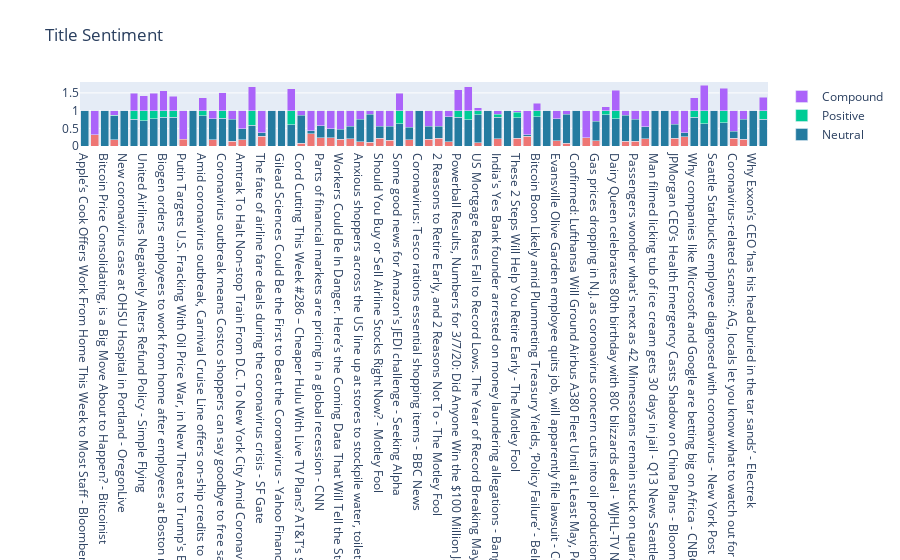

Here is the notebook cell this chart was saved with:
### Markdown cell above
**Plot Title Sentiment Score**

### Code cell
def graph_sentiment(text, score, graph_title):
    x = text
    y = [d.get('neg') for d in score]
    y1 = [d.get('neu') for d in score]
    y2 = [d.get('pos') for d in score]
    y3 = [d.get('compound') for d in score]

    fig = go.Figure(go.Bar(x=x, y=y, name='Negative', marker_color='#EE7674'))
    fig.add_trace(go.Bar(x=x, y=y1, name='Neutral', marker_color='#247BA0'))
    fig.add_trace(go.Bar(x=x, y=y2, name='Positive'))
    fig.add_trace(go.Bar(x=x, y=y3, name='Compound'))

    fig.update_layout(barmode='stack', title=graph_title)
    fig.show()


graph_sentiment(news_df['title'], news_df['title_score'], 'Title Sentiment')

### Figure 1 — Plotly figure (JSON) as saved in the notebook; plotly's stock layout.template omitted (floating-point values rounded to 4 significant figures)
{"data": [{"marker": {"color": "#EE7674"}, "name": "Negative", "type": "bar", "x": ["Apple’s Cook Offers Work From Home This Week to Most Staff - Bloomberg", "Investor fears rise over recession, bear market as coronavirus spreads in U.S. - Reuters", "Bitcoin Price Consolidating, is a Big Move About to Happen? - Bitcoinist", "Family accidentally orders 12 years' worth of toilet paper - Fox News", "New coronavirus case at OHSU Hospital in Portland - OregonLive", "Hand sanitizer and coronavirus: Not all of it will work - Mashable", "United Airlines Negatively Alters Refund Policy - Simple Flying", "Publix limiting customers on purchases of hand soaps, sanitizers and more - WPTV.com", "Biogen orders employees to work from home after employees at Boston meeting test positive for coronavirus - MarketWatch", "How Is the U.S. Economy Doing? Ways to Give the Economy a Boost. - Barron's", "Putin Targets U.S. Fracking With Oil Price War, in New Threat to Trump's Election-Year Economy - Newsweek", "Brian Stelter examines media coverage of coronavirus - CNN", "Amid coronavirus outbreak, Carnival Cruise Line offers on-ship credits to passengers who don't reschedule - Fox News", "Coronavirus fears shouldn't stop you from adding to your investment portfolio - USA TODAY", "Coronavirus outbreak means Costco shoppers can say goodbye to free samples - Fox Business", "Cancel Culture - How coronavirus is affecting the arts scene in Israel - The Jerusalem Post", "Amtrak To Halt Non-stop Train From D.C. To New York City Amid Coronavirus Panic - The Daily Wire", "Please Don't Try to Make Hand Sanitizer Using Vodka - Lifehacker", "The fate of airline fare deals during the coronavirus crisis - SF Gate", "Police order crowded Art Van Furniture store to close early: ‘We could come close to a riot’ - MLive.com", "Gilead Sciences Could Be the First to Beat the Coronavirus - Yahoo Finance", "Napping – You snooze, you win! - CBS News", "Cord Cutting This Week #286 – Cheaper Hulu With Live TV Plans? AT&T’s $15 TV Service, & More - Cord Cutters News, LLC", "The eurozone is too complacent about the coronavirus threat - Financial Times", "Parts of financial markets are pricing in a global recession - CNN", "'Talk ourselves into a recession': Bank in coronavirus hotspot has doubts over Fed rate cut - Yahoo Finance", "Workers Could Be In Danger. Here’s the Coming Data That Will Tell the Story. - Barron's", "The Must-See CBD Quote From the Head of the FDA - Motley Fool", "Anxious shoppers across the US line up at stores to stockpile water, toilet paper - Daily Mail", "Experts warn EPA making 'secret science' rule more restrictive | TheHill - The Hill", "Should You Buy or Sell Airline Stocks Right Now? - Motley Fool", "In the Wake of Coronavirus, Should You Be Buying or Selling Stocks Right Now? - Motley Fool", "Some good news for Amazon's JEDI challenge - Seeking Alpha", "Computer systems at UK and UK HealthCare hobbled by massive, month-long cyber attack - Lexington Herald Leader", "Coronavirus: Tesco rations essential shopping items - BBC News", "Warren Buffett's Advice on How Investors Should Respond to a Super-Contagious Disease - Motley Fool", "2 Reasons to Retire Early, and 2 Reasons Not To - The Motley Fool", "Hawaii travel industry offers deals to offset impact of coronavirus anxiety - Honolulu Star-Advertiser", "Powerball Results, Numbers for 3/7/20: Did Anyone Win the $100 Million Jackpot on Saturday (Last) Night? - Newsweek", "Tesla Giga Berlin in stunning 3D render is a sneak peek of Elon Musk’s grand plans in Germany - Teslarati", "US Mortgage Rates Fall to Record Lows. The Year of Record Breaking May Well Continue - Yahoo Finance", "Lieutenant Dan the two-legged hound is competing to be the next Cadbury Bunny - CNN", "India's Yes Bank founder arrested on money laundering allegations - Bangkok Post", "Weighing The Week Ahead: Why The Right Time Frame Is Crucial - Seeking Alpha", "These 2 Steps Will Help You Retire Early - The Motley Fool", "EXCLUSIVE: CT woman worries her grandmother with congestive heart failure aboard cruise ship with 21 cases of coronavirus is vulnerable to virus - WTNH.com", "Bitcoin Boon Likely amid Plummeting Treasury Yields, ‘Policy Failure’ - BeInCrypto", "John Catsimatidis wants to build paper bag factory in upstate New York - New York Post ", "Evansville Olive Garden employee quits job, will apparently file lawsuit - Courier & Press", "Big Tech Will Pay Its Hourly Workers Even as Full-Time Staff Stays Home During Coronavirus Outbreak - Gizmodo", "Confirmed: Lufthansa Will Ground Airbus A380 Fleet Until at Least May, Possibly Extended into June - Paddle Your Own Kanoo", "China exports plunge, but worst likely still to come - Seeking Alpha", "Gas prices dropping in N.J. as coronavirus concern cuts into oil production - NJ.com", "Blue Cross Blue Shield expands coverage for COVID-19 screening tests - KARE11.com", "Dairy Queen celebrates 80th birthday with 80¢ blizzards deal - WJHL-TV News Channel 11", "Wegmans limiting purchase of cleaning essentials due to high demand - WTVD-TV", "Passengers wonder what's next as 42 Minnesotans remain stuck on quarantined cruise ship - FOX 9", "Long Beach: Carnival cruise ship's disembarkation suspended due to passenger's 'medical matter' - KABC-TV", "Man filmed licking tub of ice cream gets 30 days in jail - Q13 News Seattle", "See the high school girls basketball regional brackets - MLive.com", "JPMorgan CEO’s Health Emergency Casts Shadow on China Plans - Bloomberg", "Here are Friday’s worst stock-market performers as oil takes the market down - MarketWatch", "Why companies like Microsoft and Google are betting big on Africa - CNBC", "SBI readies Rs 10,000-crore warchest to rescue Yes Bank - The Tribune India", "Seattle Starbucks employee diagnosed with coronavirus - New York Post ", "The 4 Best Barbecue Spots In Irvine - CBS Los Angeles", "Coronavirus-related scams: AG, locals let you know what to watch out for - The Daily Courier", "Amazon plans to prosecute sellers for price gouging during coronavirus outbreak - CNET", "Why Exxon’s CEO ‘has his head buried in the tar sands’ - Electrek", "Does Credit Card Travel Insurance Cover Coronavirus Cancellations? - Lifehacker"], "y": [0, 0.337, 0, 0.18, 0, 0, 0, 0, 0, 0, 0.343, 0, 0, 0.178, 0, 0.133, 0.171, 0, 0.272, 0, 0, 0, 0.073, 0.343, 0.237, 0.235, 0.195, 0.209, 0.118, 0.113, 0.225, 0.162, 0, 0.171, 0, 0.195, 0.225, 0.124, 0, 0, 0.095, 0, 0.209, 0, 0.213, 0.273, 0, 0, 0.147, 0.08, 0, 0.361, 0.155, 0, 0, 0.13, 0.133, 0.204, 0, 0, 0.224, 0.255, 0, 0, 0, 0, 0.213, 0.188, 0, 0]}, {"marker": {"color": "#247BA0"}, "name": "Neutral", "type": "bar", "x": ["Apple’s Cook Offers Work From Home This Week to Most Staff - Bloomberg", "Investor fears rise over recession, bear market as coronavirus spreads in U.S. - Reuters", "Bitcoin Price Consolidating, is a Big Move About to Happen? - Bitcoinist", "Family accidentally orders 12 years' worth of toilet paper - Fox News", "New coronavirus case at OHSU Hospital in Portland - OregonLive", "Hand sanitizer and coronavirus: Not all of it will work - Mashable", "United Airlines Negatively Alters Refund Policy - Simple Flying", "Publix limiting customers on purchases of hand soaps, sanitizers and more - WPTV.com", "Biogen orders employees to work from home after employees at Boston meeting test positive for coronavirus - MarketWatch", "How Is the U.S. Economy Doing? Ways to Give the Economy a Boost. - Barron's", "Putin Targets U.S. Fracking With Oil Price War, in New Threat to Trump's Election-Year Economy - Newsweek", "Brian Stelter examines media coverage of coronavirus - CNN", "Amid coronavirus outbreak, Carnival Cruise Line offers on-ship credits to passengers who don't reschedule - Fox News", "Coronavirus fears shouldn't stop you from adding to your investment portfolio - USA TODAY", "Coronavirus outbreak means Costco shoppers can say goodbye to free samples - Fox Business", "Cancel Culture - How coronavirus is affecting the arts scene in Israel - The Jerusalem Post", "Amtrak To Halt Non-stop Train From D.C. To New York City Amid Coronavirus Panic - The Daily Wire", "Please Don't Try to Make Hand Sanitizer Using Vodka - Lifehacker", "The fate of airline fare deals during the coronavirus crisis - SF Gate", "Police order crowded Art Van Furniture store to close early: ‘We could come close to a riot’ - MLive.com", "Gilead Sciences Could Be the First to Beat the Coronavirus - Yahoo Finance", "Napping – You snooze, you win! - CBS News", "Cord Cutting This Week #286 – Cheaper Hulu With Live TV Plans? AT&T’s $15 TV Service, & More - Cord Cutters News, LLC", "The eurozone is too complacent about the coronavirus threat - Financial Times", "Parts of financial markets are pricing in a global recession - CNN", "'Talk ourselves into a recession': Bank in coronavirus hotspot has doubts over Fed rate cut - Yahoo Finance", "Workers Could Be In Danger. Here’s the Coming Data That Will Tell the Story. - Barron's", "The Must-See CBD Quote From the Head of the FDA - Motley Fool", "Anxious shoppers across the US line up at stores to stockpile water, toilet paper - Daily Mail", "Experts warn EPA making 'secret science' rule more restrictive | TheHill - The Hill", "Should You Buy or Sell Airline Stocks Right Now? - Motley Fool", "In the Wake of Coronavirus, Should You Be Buying or Selling Stocks Right Now? - Motley Fool", "Some good news for Amazon's JEDI challenge - Seeking Alpha", "Computer systems at UK and UK HealthCare hobbled by massive, month-long cyber attack - Lexington Herald Leader", "Coronavirus: Tesco rations essential shopping items - BBC News", "Warren Buffett's Advice on How Investors Should Respond to a Super-Contagious Disease - Motley Fool", "2 Reasons to Retire Early, and 2 Reasons Not To - The Motley Fool", "Hawaii travel industry offers deals to offset impact of coronavirus anxiety - Honolulu Star-Advertiser", "Powerball Results, Numbers for 3/7/20: Did Anyone Win the $100 Million Jackpot on Saturday (Last) Night? - Newsweek", "Tesla Giga Berlin in stunning 3D render is a sneak peek of Elon Musk’s grand plans in Germany - Teslarati", "US Mortgage Rates Fall to Record Lows. The Year of Record Breaking May Well Continue - Yahoo Finance", "Lieutenant Dan the two-legged hound is competing to be the next Cadbury Bunny - CNN", "India's Yes Bank founder arrested on money laundering allegations - Bangkok Post", "Weighing The Week Ahead: Why The Right Time Frame Is Crucial - Seeking Alpha", "These 2 Steps Will Help You Retire Early - The Motley Fool", "EXCLUSIVE: CT woman worries her grandmother with congestive heart failure aboard cruise ship with 21 cases of coronavirus is vulnerable to virus - WTNH.com", "Bitcoin Boon Likely amid Plummeting Treasury Yields, ‘Policy Failure’ - BeInCrypto", "John Catsimatidis wants to build paper bag factory in upstate New York - New York Post ", "Evansville Olive Garden employee quits job, will apparently file lawsuit - Courier & Press", "Big Tech Will Pay Its Hourly Workers Even as Full-Time Staff Stays Home During Coronavirus Outbreak - Gizmodo", "Confirmed: Lufthansa Will Ground Airbus A380 Fleet Until at Least May, Possibly Extended into June - Paddle Your Own Kanoo", "China exports plunge, but worst likely still to come - Seeking Alpha", "Gas prices dropping in N.J. as coronavirus concern cuts into oil production - NJ.com", "Blue Cross Blue Shield expands coverage for COVID-19 screening tests - KARE11.com", "Dairy Queen celebrates 80th birthday with 80¢ blizzards deal - WJHL-TV News Channel 11", "Wegmans limiting purchase of cleaning essentials due to high demand - WTVD-TV", "Passengers wonder what's next as 42 Minnesotans remain stuck on quarantined cruise ship - FOX 9", "Long Beach: Carnival cruise ship's disembarkation suspended due to passenger's 'medical matter' - KABC-TV", "Man filmed licking tub of ice cream gets 30 days in jail - Q13 News Seattle", "See the high school girls basketball regional brackets - MLive.com", "JPMorgan CEO’s Health Emergency Casts Shadow on China Plans - Bloomberg", "Here are Friday’s worst stock-market performers as oil takes the market down - MarketWatch", "Why companies like Microsoft and Google are betting big on Africa - CNBC", "SBI readies Rs 10,000-crore warchest to rescue Yes Bank - The Tribune India", "Seattle Starbucks employee diagnosed with coronavirus - New York Post ", "The 4 Best Barbecue Spots In Irvine - CBS Los Angeles", "Coronavirus-related scams: AG, locals let you know what to watch out for - The Daily Courier", "Amazon plans to prosecute sellers for price gouging during coronavirus outbreak - CNET", "Why Exxon’s CEO ‘has his head buried in the tar sands’ - Electrek", "Does Credit Card Travel Insurance Cover Coronavirus Cancellations? - Lifehacker"], "y": [1, 0.663, 1, 0.677, 1, 0.758, 0.714, 0.775, 0.816, 0.816, 0.657, 1, 0.857, 0.701, 0.784, 0.867, 0.829, 0.593, 0.728, 1, 1, 0.595, 0.927, 0.657, 0.763, 0.765, 0.805, 0.791, 0.882, 0.887, 0.775, 0.838, 0.625, 0.829, 1, 0.805, 0.775, 0.876, 0.808, 0.741, 0.794, 1, 0.608, 1, 0.588, 0.614, 0.833, 1, 0.853, 0.92, 1, 0.639, 0.845, 0.877, 0.764, 0.87, 0.867, 0.724, 1, 1, 0.776, 0.745, 0.815, 0.625, 1, 0.656, 0.787, 0.694, 1, 0.755]}, {"name": "Positive", "type": "bar", "x": ["Apple’s Cook Offers Work From Home This Week to Most Staff - Bloomberg", "Investor fears rise over recession, bear market as coronavirus spreads in U.S. - Reuters", "Bitcoin Price Consolidating, is a Big Move About to Happen? - Bitcoinist", "Family accidentally orders 12 years' worth of toilet paper - Fox News", "New coronavirus case at OHSU Hospital in Portland - OregonLive", "Hand sanitizer and coronavirus: Not all of it will work - Mashable", "United Airlines Negatively Alters Refund Policy - Simple Flying", "Publix limiting customers on purchases of hand soaps, sanitizers and more - WPTV.com", "Biogen orders employees to work from home after employees at Boston meeting test positive for coronavirus - MarketWatch", "How Is the U.S. Economy Doing? Ways to Give the Economy a Boost. - Barron's", "Putin Targets U.S. Fracking With Oil Price War, in New Threat to Trump's Election-Year Economy - Newsweek", "Brian Stelter examines media coverage of coronavirus - CNN", "Amid coronavirus outbreak, Carnival Cruise Line offers on-ship credits to passengers who don't reschedule - Fox News", "Coronavirus fears shouldn't stop you from adding to your investment portfolio - USA TODAY", "Coronavirus outbreak means Costco shoppers can say goodbye to free samples - Fox Business", "Cancel Culture - How coronavirus is affecting the arts scene in Israel - The Jerusalem Post", "Amtrak To Halt Non-stop Train From D.C. To New York City Amid Coronavirus Panic - The Daily Wire", "Please Don't Try to Make Hand Sanitizer Using Vodka - Lifehacker", "The fate of airline fare deals during the coronavirus crisis - SF Gate", "Police order crowded Art Van Furniture store to close early: ‘We could come close to a riot’ - MLive.com", "Gilead Sciences Could Be the First to Beat the Coronavirus - Yahoo Finance", "Napping – You snooze, you win! - CBS News", "Cord Cutting This Week #286 – Cheaper Hulu With Live TV Plans? AT&T’s $15 TV Service, & More - Cord Cutters News, LLC", "The eurozone is too complacent about the coronavirus threat - Financial Times", "Parts of financial markets are pricing in a global recession - CNN", "'Talk ourselves into a recession': Bank in coronavirus hotspot has doubts over Fed rate cut - Yahoo Finance", "Workers Could Be In Danger. Here’s the Coming Data That Will Tell the Story. - Barron's", "The Must-See CBD Quote From the Head of the FDA - Motley Fool", "Anxious shoppers across the US line up at stores to stockpile water, toilet paper - Daily Mail", "Experts warn EPA making 'secret science' rule more restrictive | TheHill - The Hill", "Should You Buy or Sell Airline Stocks Right Now? - Motley Fool", "In the Wake of Coronavirus, Should You Be Buying or Selling Stocks Right Now? - Motley Fool", "Some good news for Amazon's JEDI challenge - Seeking Alpha", "Computer systems at UK and UK HealthCare hobbled by massive, month-long cyber attack - Lexington Herald Leader", "Coronavirus: Tesco rations essential shopping items - BBC News", "Warren Buffett's Advice on How Investors Should Respond to a Super-Contagious Disease - Motley Fool", "2 Reasons to Retire Early, and 2 Reasons Not To - The Motley Fool", "Hawaii travel industry offers deals to offset impact of coronavirus anxiety - Honolulu Star-Advertiser", "Powerball Results, Numbers for 3/7/20: Did Anyone Win the $100 Million Jackpot on Saturday (Last) Night? - Newsweek", "Tesla Giga Berlin in stunning 3D render is a sneak peek of Elon Musk’s grand plans in Germany - Teslarati", "US Mortgage Rates Fall to Record Lows. The Year of Record Breaking May Well Continue - Yahoo Finance", "Lieutenant Dan the two-legged hound is competing to be the next Cadbury Bunny - CNN", "India's Yes Bank founder arrested on money laundering allegations - Bangkok Post", "Weighing The Week Ahead: Why The Right Time Frame Is Crucial - Seeking Alpha", "These 2 Steps Will Help You Retire Early - The Motley Fool", "EXCLUSIVE: CT woman worries her grandmother with congestive heart failure aboard cruise ship with 21 cases of coronavirus is vulnerable to virus - WTNH.com", "Bitcoin Boon Likely amid Plummeting Treasury Yields, ‘Policy Failure’ - BeInCrypto", "John Catsimatidis wants to build paper bag factory in upstate New York - New York Post ", "Evansville Olive Garden employee quits job, will apparently file lawsuit - Courier & Press", "Big Tech Will Pay Its Hourly Workers Even as Full-Time Staff Stays Home During Coronavirus Outbreak - Gizmodo", "Confirmed: Lufthansa Will Ground Airbus A380 Fleet Until at Least May, Possibly Extended into June - Paddle Your Own Kanoo", "China exports plunge, but worst likely still to come - Seeking Alpha", "Gas prices dropping in N.J. as coronavirus concern cuts into oil production - NJ.com", "Blue Cross Blue Shield expands coverage for COVID-19 screening tests - KARE11.com", "Dairy Queen celebrates 80th birthday with 80¢ blizzards deal - WJHL-TV News Channel 11", "Wegmans limiting purchase of cleaning essentials due to high demand - WTVD-TV", "Passengers wonder what's next as 42 Minnesotans remain stuck on quarantined cruise ship - FOX 9", "Long Beach: Carnival cruise ship's disembarkation suspended due to passenger's 'medical matter' - KABC-TV", "Man filmed licking tub of ice cream gets 30 days in jail - Q13 News Seattle", "See the high school girls basketball regional brackets - MLive.com", "JPMorgan CEO’s Health Emergency Casts Shadow on China Plans - Bloomberg", "Here are Friday’s worst stock-market performers as oil takes the market down - MarketWatch", "Why companies like Microsoft and Google are betting big on Africa - CNBC", "SBI readies Rs 10,000-crore warchest to rescue Yes Bank - The Tribune India", "Seattle Starbucks employee diagnosed with coronavirus - New York Post ", "The 4 Best Barbecue Spots In Irvine - CBS Los Angeles", "Coronavirus-related scams: AG, locals let you know what to watch out for - The Daily Courier", "Amazon plans to prosecute sellers for price gouging during coronavirus outbreak - CNET", "Why Exxon’s CEO ‘has his head buried in the tar sands’ - Electrek", "Does Credit Card Travel Insurance Cover Coronavirus Cancellations? - Lifehacker"], "y": [0, 0, 0, 0.143, 0, 0.242, 0.286, 0.225, 0.184, 0.184, 0, 0, 0.143, 0.12, 0.216, 0, 0, 0.407, 0, 0, 0, 0.405, 0, 0, 0, 0, 0, 0, 0, 0, 0, 0, 0.375, 0, 0, 0, 0, 0, 0.192, 0.259, 0.111, 0, 0.182, 0, 0.199, 0.114, 0.167, 0, 0, 0, 0, 0, 0, 0.123, 0.236, 0, 0, 0.072, 0, 0, 0, 0, 0.185, 0.375, 0, 0.344, 0, 0.118, 0, 0.245]}, {"name": "Compound", "type": "bar", "x": ["Apple’s Cook Offers Work From Home This Week to Most Staff - Bloomberg", "Investor fears rise over recession, bear market as coronavirus spreads in U.S. - Reuters", "Bitcoin Price Consolidating, is a Big Move About to Happen? - Bitcoinist", "Family accidentally orders 12 years' worth of toilet paper - Fox News", "New coronavirus case at OHSU Hospital in Portland - OregonLive", "Hand sanitizer and coronavirus: Not all of it will work - Mashable", "United Airlines Negatively Alters Refund Policy - Simple Flying", "Publix limiting customers on purchases of hand soaps, sanitizers and more - WPTV.com", "Biogen orders employees to work from home after employees at Boston meeting test positive for coronavirus - MarketWatch", "How Is the U.S. Economy Doing? Ways to Give the Economy a Boost. - Barron's", "Putin Targets U.S. Fracking With Oil Price War, in New Threat to Trump's Election-Year Economy - Newsweek", "Brian Stelter examines media coverage of coronavirus - CNN", "Amid coronavirus outbreak, Carnival Cruise Line offers on-ship credits to passengers who don't reschedule - Fox News", "Coronavirus fears shouldn't stop you from adding to your investment portfolio - USA TODAY", "Coronavirus outbreak means Costco shoppers can say goodbye to free samples - Fox Business", "Cancel Culture - How coronavirus is affecting the arts scene in Israel - The Jerusalem Post", "Amtrak To Halt Non-stop Train From D.C. To New York City Amid Coronavirus Panic - The Daily Wire", "Please Don't Try to Make Hand Sanitizer Using Vodka - Lifehacker", "The fate of airline fare deals during the coronavirus crisis - SF Gate", "Police order crowded Art Van Furniture store to close early: ‘We could come close to a riot’ - MLive.com", "Gilead Sciences Could Be the First to Beat the Coronavirus - Yahoo Finance", "Napping – You snooze, you win! - CBS News", "Cord Cutting This Week #286 – Cheaper Hulu With Live TV Plans? AT&T’s $15 TV Service, & More - Cord Cutters News, LLC", "The eurozone is too complacent about the coronavirus threat - Financial Times", "Parts of financial markets are pricing in a global recession - CNN", "'Talk ourselves into a recession': Bank in coronavirus hotspot has doubts over Fed rate cut - Yahoo Finance", "Workers Could Be In Danger. Here’s the Coming Data That Will Tell the Story. - Barron's", "The Must-See CBD Quote From the Head of the FDA - Motley Fool", "Anxious shoppers across the US line up at stores to stockpile water, toilet paper - Daily Mail", "Experts warn EPA making 'secret science' rule more restrictive | TheHill - The Hill", "Should You Buy or Sell Airline Stocks Right Now? - Motley Fool", "In the Wake of Coronavirus, Should You Be Buying or Selling Stocks Right Now? - Motley Fool", "Some good news for Amazon's JEDI challenge - Seeking Alpha", "Computer systems at UK and UK HealthCare hobbled by massive, month-long cyber attack - Lexington Herald Leader", "Coronavirus: Tesco rations essential shopping items - BBC News", "Warren Buffett's Advice on How Investors Should Respond to a Super-Contagious Disease - Motley Fool", "2 Reasons to Retire Early, and 2 Reasons Not To - The Motley Fool", "Hawaii travel industry offers deals to offset impact of coronavirus anxiety - Honolulu Star-Advertiser", "Powerball Results, Numbers for 3/7/20: Did Anyone Win the $100 Million Jackpot on Saturday (Last) Night? - Newsweek", "Tesla Giga Berlin in stunning 3D render is a sneak peek of Elon Musk’s grand plans in Germany - Teslarati", "US Mortgage Rates Fall to Record Lows. The Year of Record Breaking May Well Continue - Yahoo Finance", "Lieutenant Dan the two-legged hound is competing to be the next Cadbury Bunny - CNN", "India's Yes Bank founder arrested on money laundering allegations - Bangkok Post", "Weighing The Week Ahead: Why The Right Time Frame Is Crucial - Seeking Alpha", "These 2 Steps Will Help You Retire Early - The Motley Fool", "EXCLUSIVE: CT woman worries her grandmother with congestive heart failure aboard cruise ship with 21 cases of coronavirus is vulnerable to virus - WTNH.com", "Bitcoin Boon Likely amid Plummeting Treasury Yields, ‘Policy Failure’ - BeInCrypto", "John Catsimatidis wants to build paper bag factory in upstate New York - New York Post ", "Evansville Olive Garden employee quits job, will apparently file lawsuit - Courier & Press", "Big Tech Will Pay Its Hourly Workers Even as Full-Time Staff Stays Home During Coronavirus Outbreak - Gizmodo", "Confirmed: Lufthansa Will Ground Airbus A380 Fleet Until at Least May, Possibly Extended into June - Paddle Your Own Kanoo", "China exports plunge, but worst likely still to come - Seeking Alpha", "Gas prices dropping in N.J. as coronavirus concern cuts into oil production - NJ.com", "Blue Cross Blue Shield expands coverage for COVID-19 screening tests - KARE11.com", "Dairy Queen celebrates 80th birthday with 80¢ blizzards deal - WJHL-TV News Channel 11", "Wegmans limiting purchase of cleaning essentials due to high demand - WTVD-TV", "Passengers wonder what's next as 42 Minnesotans remain stuck on quarantined cruise ship - FOX 9", "Long Beach: Carnival cruise ship's disembarkation suspended due to passenger's 'medical matter' - KABC-TV", "Man filmed licking tub of ice cream gets 30 days in jail - Q13 News Seattle", "See the high school girls basketball regional brackets - MLive.com", "JPMorgan CEO’s Health Emergency Casts Shadow on China Plans - Bloomberg", "Here are Friday’s worst stock-market performers as oil takes the market down - MarketWatch", "Why companies like Microsoft and Google are betting big on Africa - CNBC", "SBI readies Rs 10,000-crore warchest to rescue Yes Bank - The Tribune India", "Seattle Starbucks employee diagnosed with coronavirus - New York Post ", "The 4 Best Barbecue Spots In Irvine - CBS Los Angeles", "Coronavirus-related scams: AG, locals let you know what to watch out for - The Daily Courier", "Amazon plans to prosecute sellers for price gouging during coronavirus outbreak - CNET", "Why Exxon’s CEO ‘has his head buried in the tar sands’ - Electrek", "Does Credit Card Travel Insurance Cover Coronavirus Cancellations? - Lifehacker"], "y": [0, -0.6808, 0, -0.128, 0, 0.4939, 0.4215, 0.4939, 0.5574, 0.4019, -0.8074, 0, 0.3612, -0.2292, 0.5106, -0.25, -0.5106, 0.6705, -0.6249, 0, 0, 0.6239, -0.128, -0.5719, -0.4215, -0.5106, -0.5267, -0.4404, -0.25, -0.1027, -0.4404, -0.4404, 0.4939, -0.4767, 0, -0.4404, -0.4404, -0.1779, 0.5859, 0.6808, 0.0772, 0, -0.1027, 0, -0.0516, -0.6875, 0.2023, 0, -0.2263, -0.1027, 0, -0.7684, -0.296, 0.1027, 0.5719, -0.128, -0.25, -0.4588, 0, 0, -0.3818, -0.6249, 0.3612, 0.7184, 0, 0.6369, -0.5859, -0.25, 0, 0.3818]}], "layout": {"barmode": "stack", "title": {"text": "Title Sentiment"}}}
